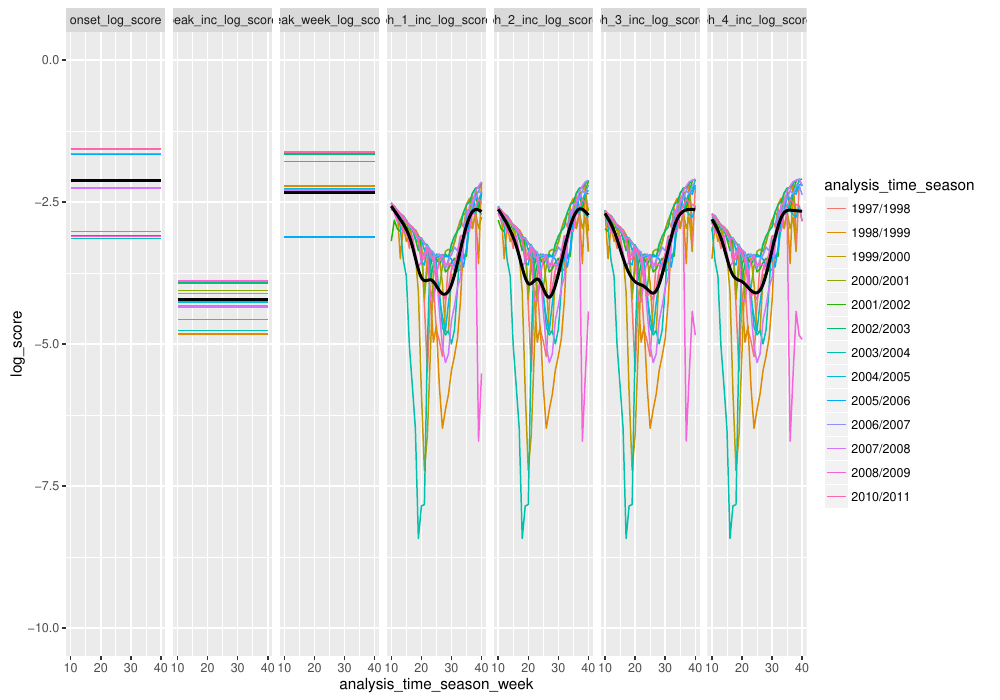

Write R code to recreate this figure.
library(tidyr)
library(ggplot2)
library(dplyr)

region_strings <- c("National", paste0("Region", 1:10))

pdf("inst/estimation/kde/check-kde-predictions.pdf", width=10)
for(reg in region_strings) {
    analysis_time_seasons <- paste0(1997:2010, "-", 1998:2011)
    ## read in first file to set file standard
    fname <- paste0("inst/estimation/loso-predictions/kde-", reg, "-", 
                    analysis_time_seasons[1], "-loso-predictions.rds")
    tmp <- readRDS(fname)
    
    for(i in 2:length(analysis_time_seasons)) {
        fname <- paste0("inst/estimation/loso-predictions/kde-", reg, "-", 
                        analysis_time_seasons[i], "-loso-predictions.rds")
        tmp_to_add <- readRDS(fname)
        tmp <- bind_rows(tmp, tmp_to_add)
    }
    
    tmp_long <- as_data_frame(tmp) %>% 
        select(model, analysis_time_season, analysis_time_season_week,
               starts_with("prediction_week_ph"), 
               starts_with("analysis_time"), contains("log_score"),
               -contains("competition")) %>%
        gather(key=metric, value=log_score, -c(model, 
                                               starts_with("prediction_week_ph"), 
                                               starts_with("analysis_time"))) %>%
        ## exclude pandemic season
        filter(analysis_time_season != "2009/2010")
    
    p <- ggplot(tmp_long, aes(x=analysis_time_season_week, y=log_score)) +
        geom_line(aes(color=analysis_time_season)) +
        facet_grid(.~factor(metric)) +
        geom_smooth(se=FALSE, color="black") +
        ylim(-10, 0)
    print(p)
}
dev.off()